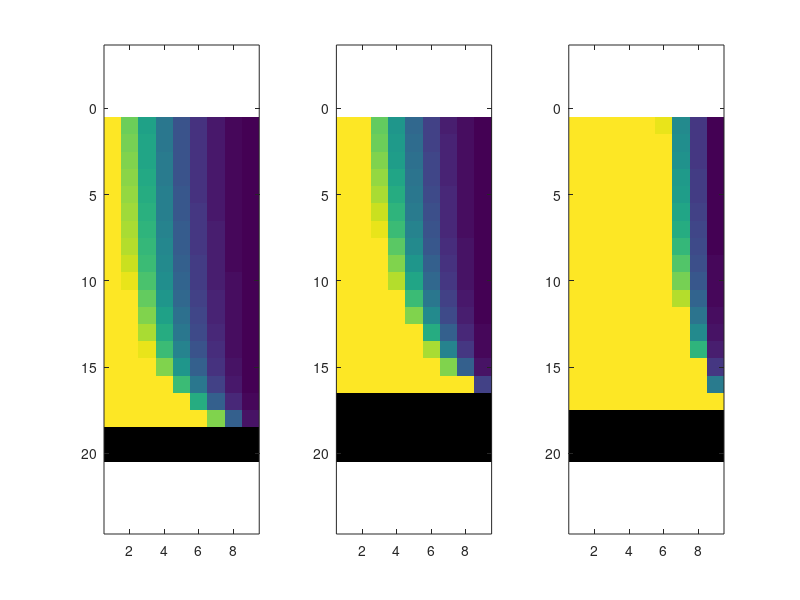

This chart was generated by the following MATLAB code:
% This creates panel B of appendix figure 1 of Amin et al., 2020
num = 20; % different values of x_0 in the figure
js = 0.1:0.1:0.9; % different values of a in the figure
noinh = zeros(num, length(js));
selfinh = zeros(num, length(js));
allinh = zeros(num, length(js));
noinhActAvg = zeros(num, length(js));
selfinhActAvg = zeros(num, length(js));
allinhActAvg = zeros(num, length(js));

alpha = 0.5;
theta = 2;

for i=1:num
    for j=1:length(js)
        % excitation onto neurons x(1) and x(2) in the figure
        exc = [i, i*js(j); 
               i*js(j), i];
        noinhAct = exc-theta;
        noinhAct(noinhAct<0) = 0;
        selfinhAct = (1-alpha)*exc - theta;
        selfinhAct(selfinhAct<0) = 0;
        allinhAct = exc - mean([i, i-js(j)])*alpha - theta;
        allinhAct(allinhAct<0) = 0;
        noinh(i,j) = pdist(noinhAct, 'cosine');
        selfinh(i,j) = pdist(selfinhAct, 'cosine');
        allinh(i,j) = pdist(allinhAct, 'cosine');
    end
end

% panel B of the figure
figure,
subplot(1,3,1), imagesc(flipud(noinh)), axis equal, axis tight;
subplot(1,3,2), imagesc(flipud(selfinh)), axis equal, axis tight;
subplot(1,3,3), imagesc(flipud(allinh)), axis equal, axis tight;
